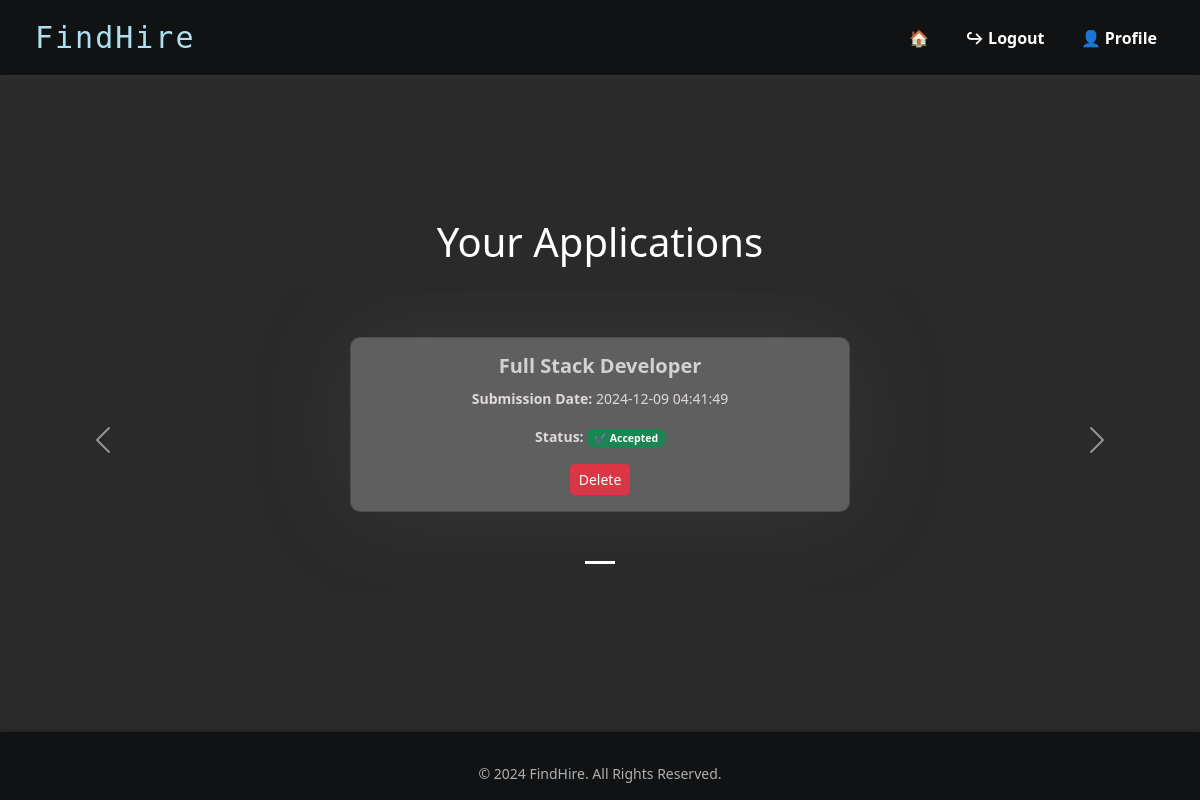
The page /viewapp.php (signed in) on the database its author committed.
### tables this page shows
CREATE TABLE IF NOT EXISTS `job_applications` (
  `id` int(11) NOT NULL AUTO_INCREMENT,
  `firstname` varchar(100) NOT NULL,
  `lastname` varchar(100) NOT NULL,
  `email` varchar(255) NOT NULL,
  `phone` varchar(50) NOT NULL,
  `cover_letter` text NOT NULL,
  `resume` varchar(255) NOT NULL,
  `created_at` timestamp NOT NULL DEFAULT current_timestamp(),
  `job_title` varchar(255) NOT NULL,
  `status` enum('Pending','Accepted','Rejected') DEFAULT 'Pending',
  `username` varchar(255) DEFAULT NULL,
  PRIMARY KEY (`id`)
);

### viewapp.php (the view, shortened to what this page needs)
<?php
require 'db.php';
$username = $_SESSION['username'];
$stmt = $pdo->prepare("SELECT * FROM job_applications WHERE username = ?");
$stmt->execute([$username]);
$applications = $stmt->fetchAll();
?>
<!DOCTYPE html>
<html lang="en">
<head>
    <link href="https://cdn.jsdelivr.net/npm/bootstrap@5.3.0-alpha1/dist/css/bootstrap.min.css" rel="stylesheet">
    <link rel="stylesheet" href="/css/style.css">
</head>
<body>
<nav class="navbar navbar-expand-lg navbar-dark bg-dark">
    <div class="container">
        <a class="navbar-brand" href="#" data-bs-toggle="tooltip" title="Dashboard">
            <span class="find-hire-text">𝙵𝚒𝚗𝚍𝙷𝚒𝚛𝚎</span>
        </a>
        <div class="collapse navbar-collapse" id="navbarNav">
            <ul class="navbar-nav ms-auto">
                <li class="nav-item">
                    <a class="nav-link" href="index.php" data-bs-toggle="tooltip" title="Home">🏠</a>
                </li>
                <li class="nav-item">
                    <a class="nav-link" href="/login/logout.php" data-bs-toggle="tooltip" title="Logout">
                        ↪︎
                        Logout
                    </a>
                </li>
                <li class="nav-item">
                    <a class="nav-link" href="#" data-bs-toggle="tooltip" title="<?php echo htmlspecialchars($_SESSION['username']); ?>">
                        👤
                        Profile
                    </a>
                </li>
            </ul>
        </div>
    </div>
</nav>
<div class="content-wrapper">
    <div class="container text-center">
        <h1 class="mb-4">Your Applications</h1>
        <?php if (empty($applications)): ?>
            <div class="alert alert-info text-center">No applications found.</div>
        <?php else: ?>
            <div id="applicationsCarousel" class="carousel slide" data-bs-ride="carousel">
                <div class="carousel-indicators">
                    <?php foreach ($applications as $index => $app): ?>
                        <button
                            type="button"
                            data-bs-target="#applicationsCarousel"
                            data-bs-slide-to="<?php echo $index; ?>"
                            class="<?php echo $index === 0 ? 'active' : ''; ?>"
                            aria-current="<?php echo $index === 0 ? 'true' : 'false'; ?>"
                            aria-label="Slide <?php echo $index + 1; ?>">
                        </button>
                    <?php endforeach; ?>
                </div>
                <div class="carousel-inner">
                    <?php foreach ($applications as $index => $app): ?>
                        <div class="carousel-item <?php echo $index === 0 ? 'active' : ''; ?>">
                            <div class="d-flex justify-content-center align-items-center" style="min-height: 300px;">
                                <div class="card text-center" style="width: 100%; max-width: 500px;">
                                    <div class="card-body">
                                        <h5 class="card-title"><?php echo htmlspecialchars($app['job_title']); ?></h5>
                                        <p class="card-text"><strong>Submission Date:</strong> <?php echo htmlspecialchars($app['created_at']); ?></p>
                                        <p class="card-text">
                                            <strong>Status:</strong>
                                            <?php if ($app['status'] === 'Accepted'): ?>
                                                <span class="badge bg-success">✔ Accepted</span>
                                            <?php elseif ($app['status'] === 'Pending'): ?>
                                                <span class="badge bg-warning">⏳ Pending</span>
                                            <?php elseif ($app['status'] === 'Rejected'): ?>
                                                <span class="badge bg-danger">✖ Rejected</span>
                                            <?php endif; ?>
                                        </p>
                                        <a href="delete_application.php?id=<?php echo $app['id']; ?>" class="btn btn-danger btn-sm">Delete</a>
                                    </div>
                                </div>
                            </div>
                        </div>
                    <?php endforeach; ?>
                </div>
                <button class="carousel-control-prev" type="button" data-bs-target="#applicationsCarousel" data-bs-slide="prev">
                    <span class="carousel-control-prev-icon" aria-hidden="true"></span>
                </button>
                <button class="carousel-control-next" type="button" data-bs-target="#applicationsCarousel" data-bs-slide="next">
                    <span class="carousel-control-next-icon" aria-hidden="true"></span>
                </button>
            </div>
        <?php endif; ?>
    </div>
</div>
<footer class="bg-dark text-center text-white py-3 mt-auto">
    <div class="container">
        <p class="mb-0">© <?php echo date('Y'); ?> FindHire. All Rights Reserved.</p>
    </div>
</footer>
</body>
</html>

### css/style.css (style rules this page uses)
body { position: relative; background-color: #555; background-size: cover; background-position: center; background-repeat: no-repeat; margin: 0; color: #ffffff; min-height: 100vh; display: flex; flex-direction: column; }
body::before { content: ""; position: absolute; top: 0; left: 0; right: 0; bottom: 0; background: rgba(0, 0, 0, 0.5); z-index: 1; }
.container { flex: 1; max-width: 1200px; margin: 0 auto; padding: 0 15px; position: relative; z-index: 1; }
.card { margin-bottom: 30px; border-radius: 10px; background-color: rgba(101, 101, 101, 0.9); color: #333; box-shadow: 0 -2px 100px rgba(107, 107, 105, 0.2); }
footer { background-color: #343a40; color: white; padding: 15px 0; text-align: center; position: relative; width: 100%; box-shadow: 0 -2px 5px rgba(0, 0, 0, 0.2); }
.navbar { box-shadow: 0 2px 5px rgba(160, 159, 159, 0.2); width: 100%; padding: 10px 20px; position: static; background-color: #2e2e2e; }
.navbar-nav .nav-link { font-weight: bold; font-size: 16px; color: #ffffff; transition: color 0.3s ease, background-color 0.3s ease, transform 0.2s ease; margin-right: 20px; padding: 8px 16px; border-radius: 5px; }
.navbar-nav .nav-item:last-child .nav-link { margin-right: 0; }
.card-title { font-size: 1.25rem; font-weight: bold; color: #d3d2d2; margin-bottom: 10px; }
.card-text { font-size: 14px; line-height: 1.6; color: #e1d9d9; }
.find-hire-text { font-family: 'Monospace'; font-weight: 200; font-size: 30px; color: #ade1f0; letter-spacing: 2px; }
footer p { margin-top: 15px; font-size: 14px; color: #b0b0b0; }

### viewapp.php (style rules this page uses)
body { min-height: 100vh; display: flex; flex-direction: column; }
.content-wrapper { flex: 1; display: flex; align-items: center; justify-content: center; }
footer { text-align: center; }

### rows shown on the page
job_applications: job_title "Full Stack Developer", created_at "2024-12-09 04:41:49", status "✔ Accepted"
